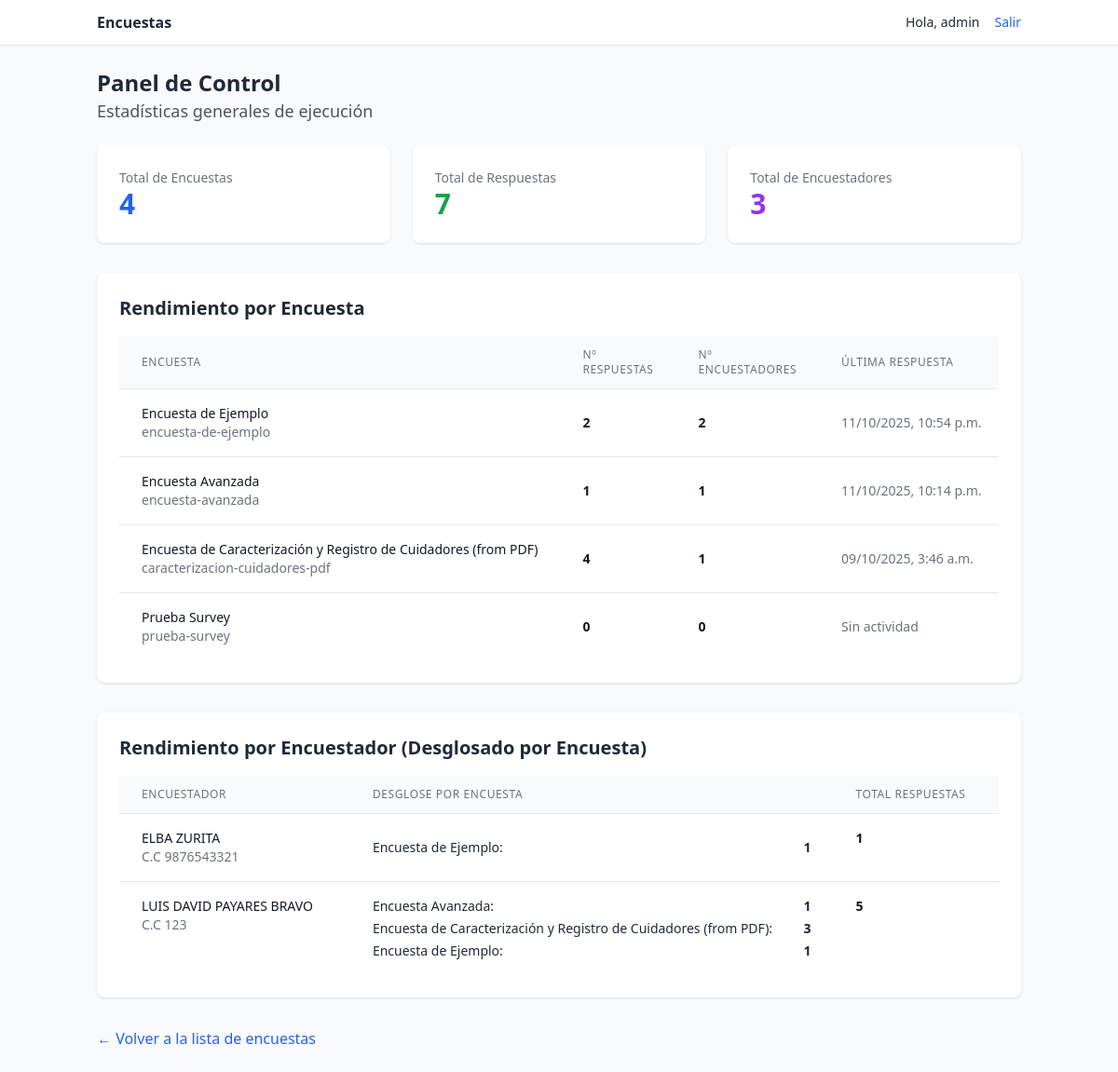
The page /dashboard/ (signed in) on the database its author committed.
### surveys/models.py (models this page shows, shortened)
class Survey(models.Model):
    name = models.CharField(max_length=200, unique=True)
    description = models.TextField(blank=True)
    code = models.SlugField(max_length=80, unique=True)
    is_active = models.BooleanField(default=True)
    created_at = models.DateTimeField(auto_now_add=True)
    require_token = models.BooleanField(default=False)

class Interviewer(models.Model):
    full_name = models.CharField(max_length=200)
    document_number = models.CharField(max_length=30, unique=True)
    document_type = models.CharField(max_length=5, choices=DOCUMENT_TYPES)
    phone = models.CharField(max_length=30, blank=True)
    email = models.EmailField(blank=True)

### surveys/views.py (the view)
# urls.py: path("dashboard/", views.dashboard_view, name="dashboard"),
@login_required
def dashboard_view(request):
    total_surveys = Survey.objects.count()
    total_responses = ResponseSet.objects.count()
    total_interviewers = Interviewer.objects.count()
    surveys_stats = Survey.objects.annotate(
        response_count=Count('responses'),
        interviewer_count=Count('responses__interviewer', distinct=True),
        last_response_date=Max('responses__created_at')
    ).order_by('-last_response_date')
    interviewer_survey_stats = ResponseSet.objects.filter(interviewer__isnull=False).values(
        'interviewer__full_name',
        'interviewer__document_type',
        'interviewer__document_number',
        'survey__name'
    ).annotate(
        count=Count('id')
    ).order_by('interviewer__full_name', 'survey__name')
    grouped_stats = {}
    for item in interviewer_survey_stats:
        interviewer_name = item['interviewer__full_name']
        if interviewer_name not in grouped_stats:
            grouped_stats[interviewer_name] = {
                'details': {
                    'full_name': interviewer_name,
                    'document': f"{item['interviewer__document_type']} {item['interviewer__document_number']}"
                },
                'surveys': [],
                'total_responses': 0
            }
        grouped_stats[interviewer_name]['surveys'].append({
            'name': item['survey__name'],
            'count': item['count']
        })
        grouped_stats[interviewer_name]['total_responses'] += item['count']
    context = {
        'total_surveys': total_surveys,
        'total_responses': total_responses,
        'total_interviewers': total_interviewers,
        'surveys_stats': surveys_stats,
        'interviewers_stats_grouped': grouped_stats,
    }
    return render(request, 'surveys/dashboard.html', context)

### surveys/templates/surveys/dashboard.html (shortened to what this page needs)
{% extends "surveys/base.html" %}
{% block content %}
<div class="mb-6">
  <h1 class="text-2xl font-bold">Panel de Control</h1>
  <p class="text-lg text-gray-600">Estadísticas generales de ejecución</p>
</div>
<div class="grid grid-cols-1 md:grid-cols-3 gap-6 mb-8">
  <div class="bg-white p-6 rounded-lg shadow">
    <h3 class="text-gray-500 text-sm font-medium">Total de Encuestas</h3>
    <p class="text-3xl font-bold text-blue-600">{{ total_surveys }}</p>
  </div>
  <div class="bg-white p-6 rounded-lg shadow">
    <h3 class="text-gray-500 text-sm font-medium">Total de Respuestas</h3>
    <p class="text-3xl font-bold text-green-600">{{ total_responses }}</p>
  </div>
  <div class="bg-white p-6 rounded-lg shadow">
    <h3 class="text-gray-500 text-sm font-medium">Total de Encuestadores</h3>
    <p class="text-3xl font-bold text-purple-600">{{ total_interviewers }}</p>
  </div>
</div>
<div class="bg-white p-6 rounded-lg shadow">
  <h2 class="text-xl font-semibold mb-4">Rendimiento por Encuesta</h2>
  <div class="overflow-x-auto">
    <table class="min-w-full divide-y divide-gray-200">
      <thead class="bg-gray-50">
        <tr>
          <th scope="col" class="px-6 py-3 text-left text-xs font-medium text-gray-500 uppercase tracking-wider">Encuesta</th>
          <th scope="col" class="px-6 py-3 text-left text-xs font-medium text-gray-500 uppercase tracking-wider">Nº Respuestas</th>
          <th scope="col" class="px-6 py-3 text-left text-xs font-medium text-gray-500 uppercase tracking-wider">Nº Encuestadores</th>
          <th scope="col" class="px-6 py-3 text-left text-xs font-medium text-gray-500 uppercase tracking-wider">Última Respuesta</th>
        </tr>
      </thead>
      <tbody class="bg-white divide-y divide-gray-200">
        {% for survey in surveys_stats %}
          <tr>
            <td class="px-6 py-4 whitespace-nowrap">
              <div class="text-sm font-medium text-gray-900">{{ survey.name }}</div>
              <div class="text-sm text-gray-500">{{ survey.code }}</div>
            </td>
            <td class="px-6 py-4 whitespace-nowrap text-sm text-gray-900 font-bold">{{ survey.response_count }}</td>
            <td class="px-6 py-4 whitespace-nowrap text-sm text-gray-900 font-bold">{{ survey.interviewer_count }}</td>
            <td class="px-6 py-4 whitespace-nowrap text-sm text-gray-500">
              {% if survey.last_response_date %}
                {{ survey.last_response_date|date:"d/m/Y, P" }}
              {% else %}
                Sin actividad
              {% endif %}
            </td>
          </tr>
        {% empty %}
          <tr>
            <td colspan="5" class="px-6 py-4 text-center text-sm text-gray-500">No hay encuestas para mostrar.</td>
          </tr>
        {% endfor %}
      </tbody>
    </table>
  </div>
</div>
<div class="mt-8 bg-white p-6 rounded-lg shadow">
  <h2 class="text-xl font-semibold mb-4">Rendimiento por Encuestador (Desglosado por Encuesta)</h2>
  <div class="overflow-x-auto">
    <table class="min-w-full divide-y divide-gray-200">
      <thead class="bg-gray-50">
        <tr>
          <th scope="col" class="px-6 py-3 text-left text-xs font-medium text-gray-500 uppercase tracking-wider">Encuestador</th>
          <th scope="col" class="px-6 py-3 text-left text-xs font-medium text-gray-500 uppercase tracking-wider">Desglose por Encuesta</th>
          <th scope="col" class="px-6 py-3 text-left text-xs font-medium text-gray-500 uppercase tracking-wider">Total Respuestas</th>
        </tr>
      </thead>
      <tbody class="bg-white divide-y divide-gray-200">
        {% for name, data in interviewers_stats_grouped.items %}
          <tr>
            <td class="px-6 py-4 align-top">
              <div class="text-sm font-medium text-gray-900">{{ data.details.full_name }}</div>
              <div class="text-sm text-gray-500">{{ data.details.document }}</div>
            </td>
            <td class="px-6 py-4 whitespace-nowrap">
                <ul class="text-sm text-gray-800 space-y-1">
                    {% for survey in data.surveys %}
                        <li class="flex justify-between">
                            <span>{{ survey.name }}:</span>
                            <span class="font-semibold">{{ survey.count }}</span>
                        </li>
                    {% endfor %}
                </ul>
            </td>
            <td class="px-6 py-4 whitespace-nowrap text-sm text-gray-900 font-bold align-top">{{ data.total_responses }}</td>
          </tr>
        {% empty %}
          <tr>
            <td colspan="3" class="px-6 py-4 text-center text-sm text-gray-500">No hay actividad de encuestadores para mostrar.</td>
          </tr>
        {% endfor %}
      </tbody>
    </table>
  </div>
</div>
<div class="mt-8">
    <a href="{% url 'surveys:list' %}" class="text-blue-600 hover:underline">&larr; Volver a la lista de encuestas</a>
</div>
{% endblock %}

### surveys/templates/surveys/base.html (shortened to what this page needs)
{% load static %}
<!doctype html>
<html lang="es">
<head>
  <script src="https://cdn.tailwindcss.com"></script>
</head>
<body class="bg-gray-50 text-gray-800">
  <nav class="bg-white border-b sticky top-0 z-10">
    <div class="max-w-5xl mx-auto px-4 py-3 flex items-center justify-between">
      <a href="{% url 'surveys:list' %}" class="flex items-center gap-2 font-semibold">
        Encuestas
      </a>
      <div class="flex items-center gap-4">
        {% if user.is_authenticated %}
          <span class="text-sm">Hola, {{ user.username }}</span>
          <a class="text-sm text-blue-600" href="{% url 'logout' %}">Salir</a>
        {% elif not public %}
          <a class="text-sm text-blue-600" href="{% url 'login' %}">Ingresar</a>
          <a class="text-sm text-blue-600" href="{% url 'signup' %}">Crear cuenta</a>
        {% endif %}
      </div>
    </div>
  </nav>
  <main class="max-w-5xl mx-auto px-4 py-6">
    {% block content %}{% endblock %}
  </main>
</body>
</html>

### rows shown on the page
Survey: name "Encuesta de Ejemplo", code "encuesta-de-ejemplo", response_count "2", interviewer_count "2", last_response_date "11/10/2025, 10:54 p.m."
Survey: name "Encuesta Avanzada", code "encuesta-avanzada", response_count "1", interviewer_count "1", last_response_date "11/10/2025, 10:14 p.m."
Survey: name "Encuesta de Caracterización y Registro de Cuidadores (from PDF)", code "caracterizacion-cuidadores-pdf", response_count "4", interviewer_count "1", last_response_date "09/10/2025, 3:46 a.m."
Survey: name "Prueba Survey", code "prueba-survey", response_count "0", interviewer_count "0", shows "Sin actividad"
Interviewer: details.full_name "ELBA ZURITA", details.document "C.C 9876543321", name "Encuesta de Ejemplo", count "1", total_responses "1"
Interviewer: details.full_name "LUIS DAVID PAYARES BRAVO", details.document "C.C 123", name "Encuesta Avanzada" "Encuesta de Caracterización y Registro de Cuidadores (from PDF)" "Encuesta de Ejemplo", count "1" "3" "1", total_responses "5"

### other values the page prints
{{ user.username }} "admin"
{{ total_surveys }} "4"
{{ total_responses }} "7"
{{ total_interviewers }} "3"
